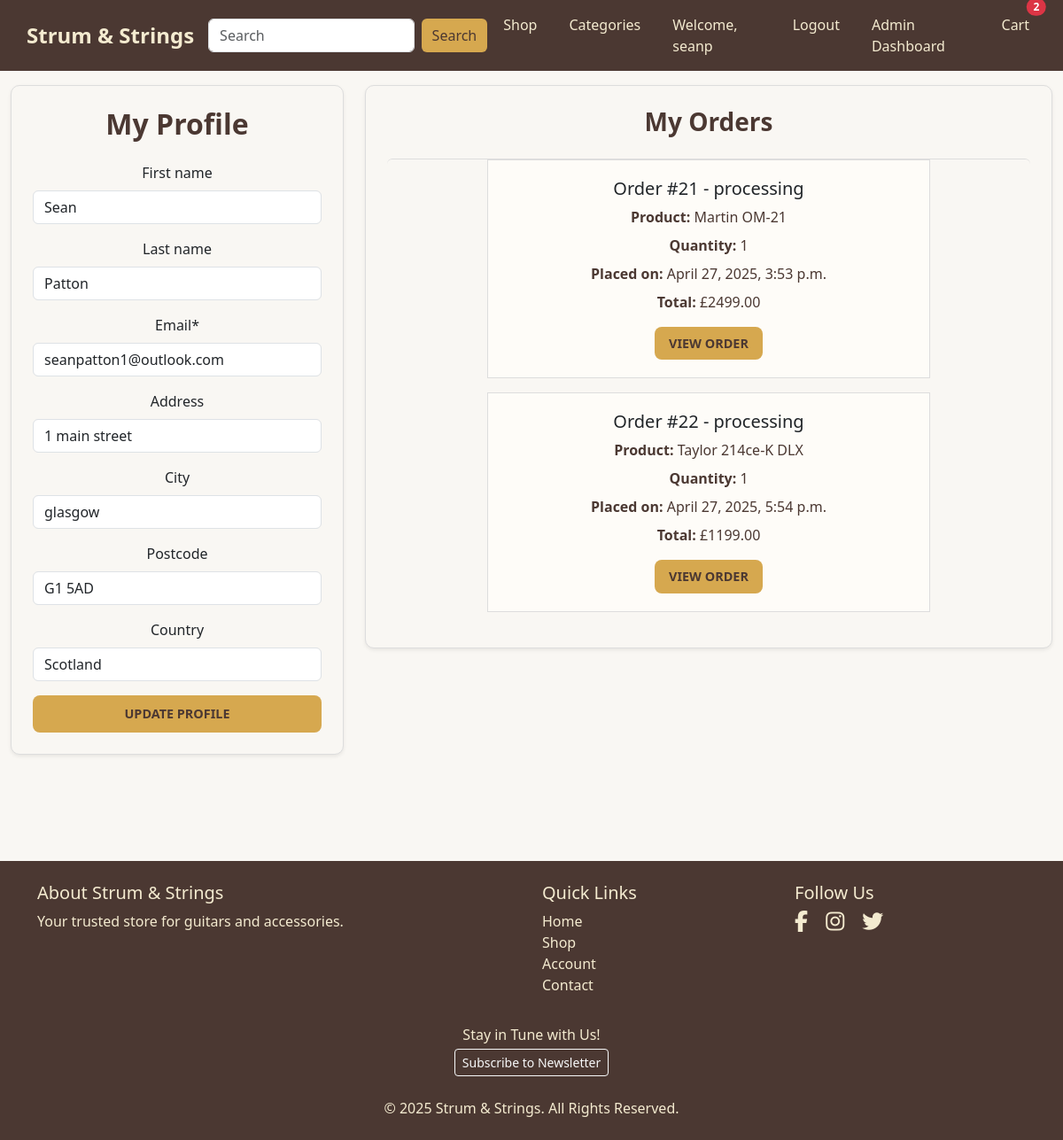
/accounts/profile/ (signed in), run on an earlier commit of the app's database.
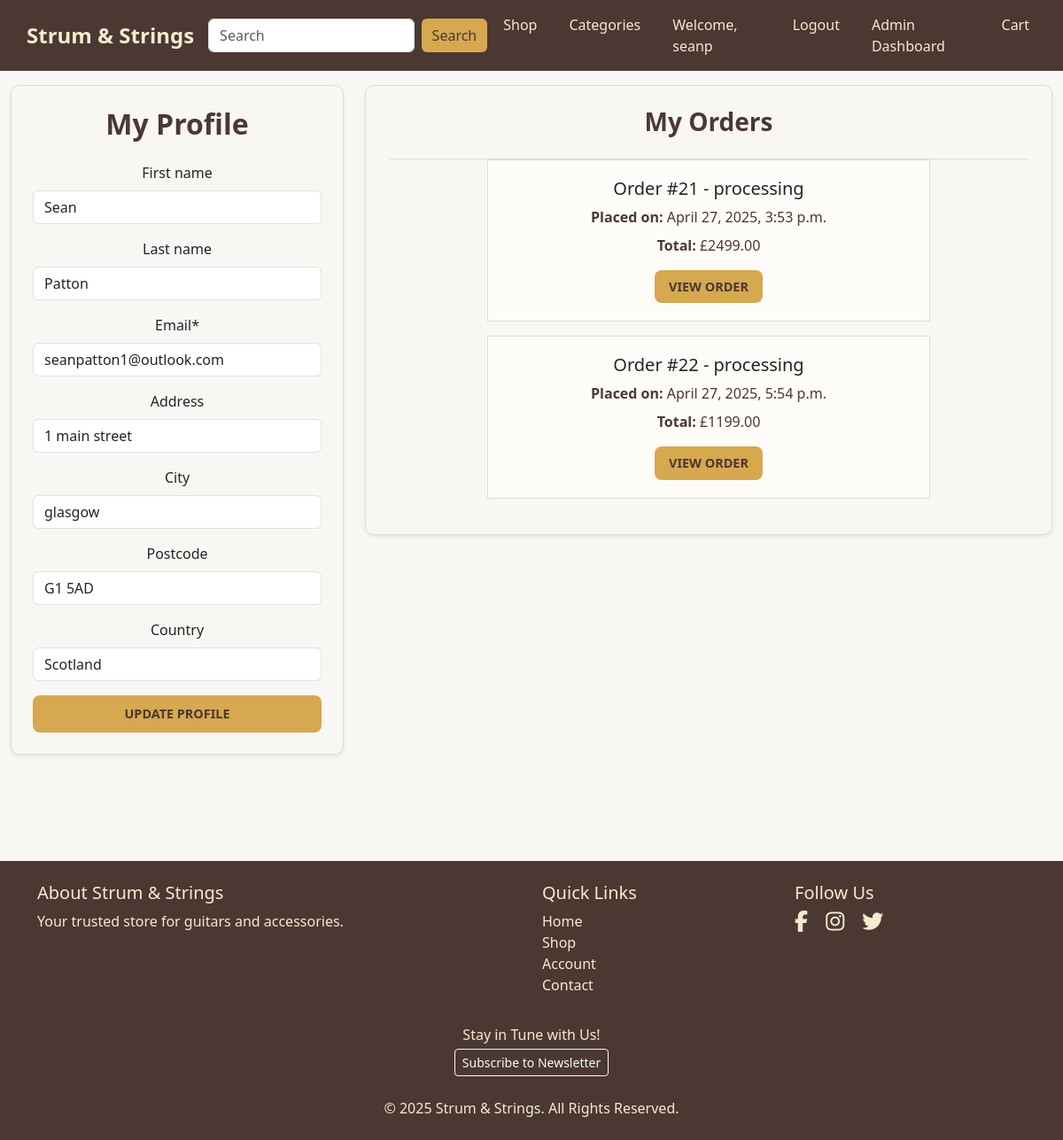
And on a later commit of the database.
### orders/models.py (models this page shows, shortened)
class Order(models.Model):
    STATUS_CHOICES = [
        ('pending', 'Pending'),
        ('processing', 'Processing'),
        ('shipped', 'Shipped'),
        ('delivered', 'Delivered'),
        ('cancelled', 'Cancelled'),
    ]
    user = models.ForeignKey(
            User,
            on_delete=models.CASCADE,
            related_name='orders'
        )
    full_name = models.CharField(max_length=100)
    email = models.EmailField()
    phone = models.CharField(max_length=20)
    street_address1 = models.CharField(max_length=100)
    street_address2 = models.CharField(max_length=100, blank=True)
    country = models.CharField(max_length=40)
    postal_code = models.CharField(max_length=20)
    town_or_city = models.CharField(max_length=40)
    delivery_fee = models.DecimalField(
                    max_digits=6,
                    decimal_places=2,
                    default=0.00
                )
    order_total = models.DecimalField(
                    max_digits=10,
                    decimal_places=2,
                    default=0.00
                )
    grand_total = models.DecimalField(
                    max_digits=10,
                    decimal_places=2,
                    default=0.00
                )
    stripe_session_id = models.CharField(max_length=255, blank=True, null=True)
    status = models.CharField(
                max_length=20,
                choices=STATUS_CHOICES,
                default='pending'
            )
    created_at = models.DateTimeField(auto_now_add=True)

class OrderItem(models.Model):
    order = models.ForeignKey(
                Order,
                on_delete=models.CASCADE,
                related_name='items'
            )
    product = models.ForeignKey(Product, on_delete=models.CASCADE)
    quantity = models.PositiveIntegerField(default=1)
    price = models.DecimalField(max_digits=10, decimal_places=2)

### products/models.py (models this page shows, shortened)
class Product(models.Model):
    name = models.CharField(max_length=200)
    brand = models.CharField(
        max_length=100,
        help_text="e.g. Gibson, Martin, Yamaha, Fender, etc.",
        default="Unknown",
    )
    category = models.ForeignKey(
        Category,
        on_delete=models.CASCADE,
        related_name='products'
    )
    model = models.CharField(
        max_length=100,
        help_text="e.g. Stratocaster, Les Paul, Dreadnought, etc."
    )
    image = CloudinaryField(
        "image",
        blank=True,
        null=True,
        help_text="Upload product image to Cloudinary."
    )
    short_description = models.TextField(blank=True)
    price = models.DecimalField(
        max_digits=8,
        decimal_places=2,
        default=0.00,
        help_text="Price in GBP (e.g. 499.99)"
    )

### accounts/views.py (the view)
# urls.py: path('profile/', views.profile, name='profile'),
@login_required
def profile(request):
    user_profile, created = UserProfile.objects.get_or_create(
        user=request.user
    )
    orders = Order.objects.filter(user=request.user)
    if request.method == 'POST':
        form = ProfileForm(request.POST, instance=user_profile)
        if form.is_valid():
            form.save()
            messages.success(
                request,
                "Your profile has been updated successfully!"
            )
            return redirect('accounts:profile')
    else:
        form = ProfileForm(instance=user_profile)
    return render(request, 'accounts/profile.html', {
        'form': form,
        'orders': orders,  # Pass orders to the template
    })

### cart/context_processors.py (called while the page is built)
def cart_item_count(request):
    if request.user.is_authenticated:
        count = CartItem.objects.filter(user=request.user).count()
    else:
        count = 0
    return {'cart_item_count': count}

### accounts/templates/accounts/profile.html (shortened to what this page needs)
{% extends 'base.html' %}
{% load crispy_forms_tags %}
{% load static %}
{% block main_class %}container-fluid py-5{% endblock %}
{% block extra_css %}
    {{ block.super }}
    <link rel="stylesheet" href="{% static 'accounts/css/profile.css' %}">
{% endblock %}
{% block content %}
<div class="py-5">
    <div class="row g-4">
        <div class="col-12 col-md-4 mb-4">
            <div class="card shadow-sm p-4 profile-card">
                <h2 class="mb-4 text-center">My Profile</h2>
                <form method="post" novalidate>
                    {{ form|crispy }}
                    <div class="d-grid mt-3">
                        <button type="submit" class="btn btn-custom w-100">Update Profile</button>
                    </div>
                </form>
            </div>
        </div>
        <div class="col-12 col-md-8">
            <div class="card shadow-sm p-4 orders-card">
                <h3 class="mb-4 text-center">My Orders</h3>
                {% if orders %}
                    <div class="list-group">
                        {% for order in orders %}
                            <div class="d-flex justify-content-center">
                                <div class="list-group-item mb-3 order-item h-100">
                                    <h5>Order #{{ order.id }} - {{ order.status }}</h5>
                                    {% for item in order.items.all %}
                                        <p><strong>Product:</strong> {{ item.product.name }}</p>
                                        <p><strong>Quantity:</strong> {{ item.quantity }}</p>
                                    {% endfor %}
                                    <p><strong>Placed on:</strong> {{ order.created_at|date:"F j, Y, g:i a" }}</p>
                                    <p><strong>Total:</strong> £{{ order.grand_total|floatformat:2 }}</p>
                                    <a href="{% url 'orders:order_detail' order.id %}" class="btn btn-custom mt-2">View Order</a>
                                </div>
                            </div>
                        {% endfor %}
                    </div>
                {% else %}
                    <p class="text-center">You have no orders yet.</p>
                {% endif %}
            </div>
        </div>
    </div>
</div>
{% endblock %}

### templates/base.html (shortened to what the changed rows need)
{% load static %}
<!DOCTYPE html>
<html lang="en">
  <head>
    {% block corecss %}
    <link
      rel="stylesheet"
      href="https://cdn.jsdelivr.net/npm/bootstrap@5.3.0/dist/css/bootstrap.min.css"
    />
    <link
      rel="stylesheet"
      href="https://cdnjs.cloudflare.com/ajax/libs/font-awesome/6.4.2/css/all.min.css"
    />
    {% endblock %} {% block extra_css %}
    <link rel="stylesheet" href="{% static 'css/base.css' %}" />
    {% endblock %}
  </head>
  <body>
    <div class="wrapper d-flex flex-column">
      <header class="fixed-top">
        <nav class="navbar navbar-expand-lg navbar-dark container-fluid">
          <div class="collapse navbar-collapse" id="navbarNav">
            <ul
              class="navbar-nav ms-auto list-inline list-unstyled"
              id="nav-links-one"
            >
              <li class="nav-item">
                <a
                  class="nav-link position-relative"
                  href="{% url 'cart:view_cart' %}"
                >
                  Cart {% if cart_item_count > 0 %}
                  <span
                    class="position-absolute top-0 start-100 translate-middle badge rounded-pill bg-danger"
                  >
                    {{ cart_item_count }}
                  </span>
                  {% endif %}
                </a>
              </li>
            </ul>
          </div>
        </nav>
      </header>
      <main class="{% block main_class %}flex-grow-1{% endblock %}">
        {% block content %}{% endblock %}
      </main>
    </div>
  </body>
</html>

What changed in the data, as far as the page shows it:
removed OrderItem: product.name "Martin OM-21", quantity "1", shown under Order "April 27, 2025, 3:53 p.m."
removed OrderItem: product.name "Taylor 214ce-K DLX", quantity "1", shown under Order "April 27, 2025, 5:54 p.m."
Also different on the page:
{{ cart_item_count }}: "2" → (not shown)
